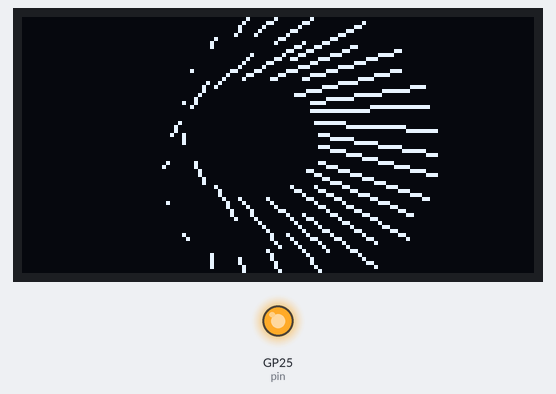
The program below on a simulated Raspberry Pi Pico running MicroPython. Parts: 128×64 one-colour display, output pins drawn as LEDs (lit = HIGH). Library files of the repository ran but are not shown: sh1106.py; what the program prints to the serial console is not drawn.

Above: at 0.48 s.
At 5.31 s:
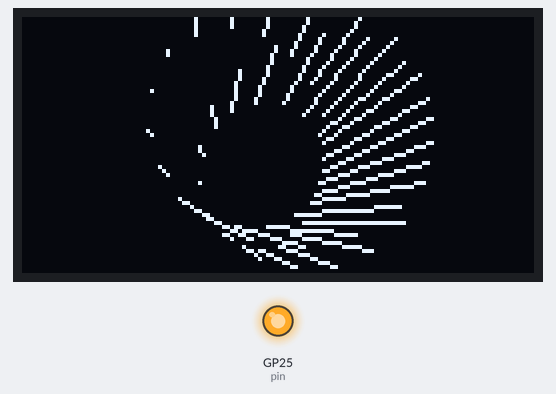
At 10.14 s:
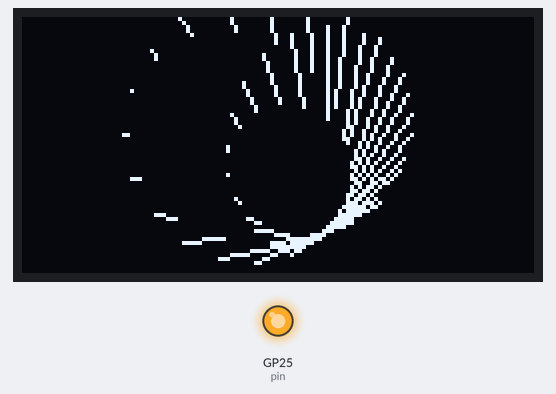
At 20.11 s:
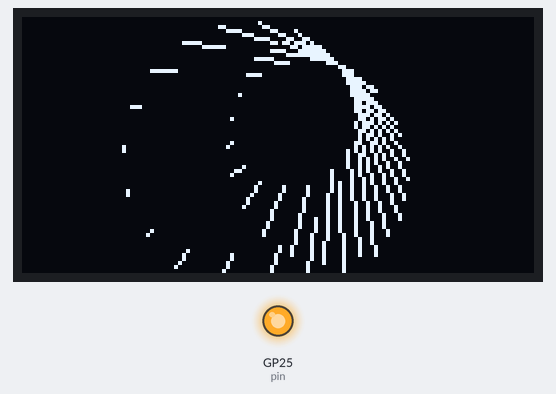
At 29.77 s:
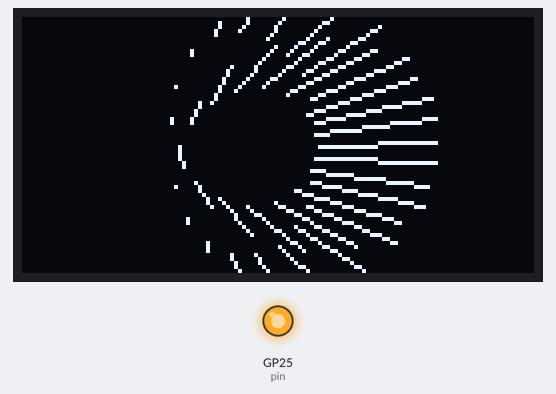
At 39.74 s:
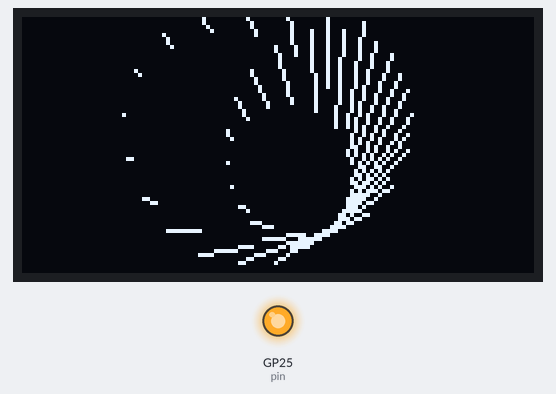

The program:

animationcircle.py
```python
from machine import Pin, I2C
from time import sleep_ms
from sh1106 import SH1106_I2C
from matrix import Matrix2D
import math
import framebuf

i2c = I2C(1, scl = Pin( 19), sda= Pin(18))

print(i2c.scan())
pin = Pin(25, Pin.OUT)
pin.on()
width = 128
height = 64
oled = SH1106_I2C(width, height, i2c)

frame = 0
step = 3.5
radius = 25
bar = 30
def drawLine(x1, y1, x2, y2):
    oled.line(int(x1), int(y1), int(x2), int(y2), 1)

while True:
    oled.fill(0)
    for i in range(0, 360, 10):
        alpha = math.radians(i)
        cos = math.cos(alpha)
        sin = math.sin(alpha)

        mat = Matrix2D()
        mat.translateBy(width/2, height/2)
        mat.translateBy(cos*radius, sin * radius)
        mat.rotateByRadians(alpha + alpha * step * 5 + frame * 0.02)

        p1 = mat.transform(bar / 2, 0)
        p2 = mat.transform(bar / -2 * cos, 0)

        drawLine(p1[0], p1[1], p2[0], p2[1])

    oled.show()
    frame += 1

oled.fill(0)
oled.show()
```

matrix.py
```python
import math

class Matrix2D:
    def __init__(self):
        self.sx = self.sy = 1
        self.shx = self.shy = self.x = self.y = 0

    def translateBy(self, px, py):
        self.x = self.sx * px + self.shx * py + self.x
        self.y = self.shy * px + self.sy * py + self.y

    def rotateByRadians(self, angle):
        cos = math.cos(angle)
        sin = math.sin(angle)

        newSx = self.sx * cos + self.shx * sin
        newSy = self.sy * cos - self.shy * sin

        self.shx = self.shx * cos - self.sx * sin
        self.shy = self.shy * cos + self.sy * sin

        self.sx = newSx
        self.sy = newSy
    def transform(self, px, py):
        return (self.sx*px + self.shx*py + self.x,
                self.shy*px + self.sy*py + self.y)

        
```
